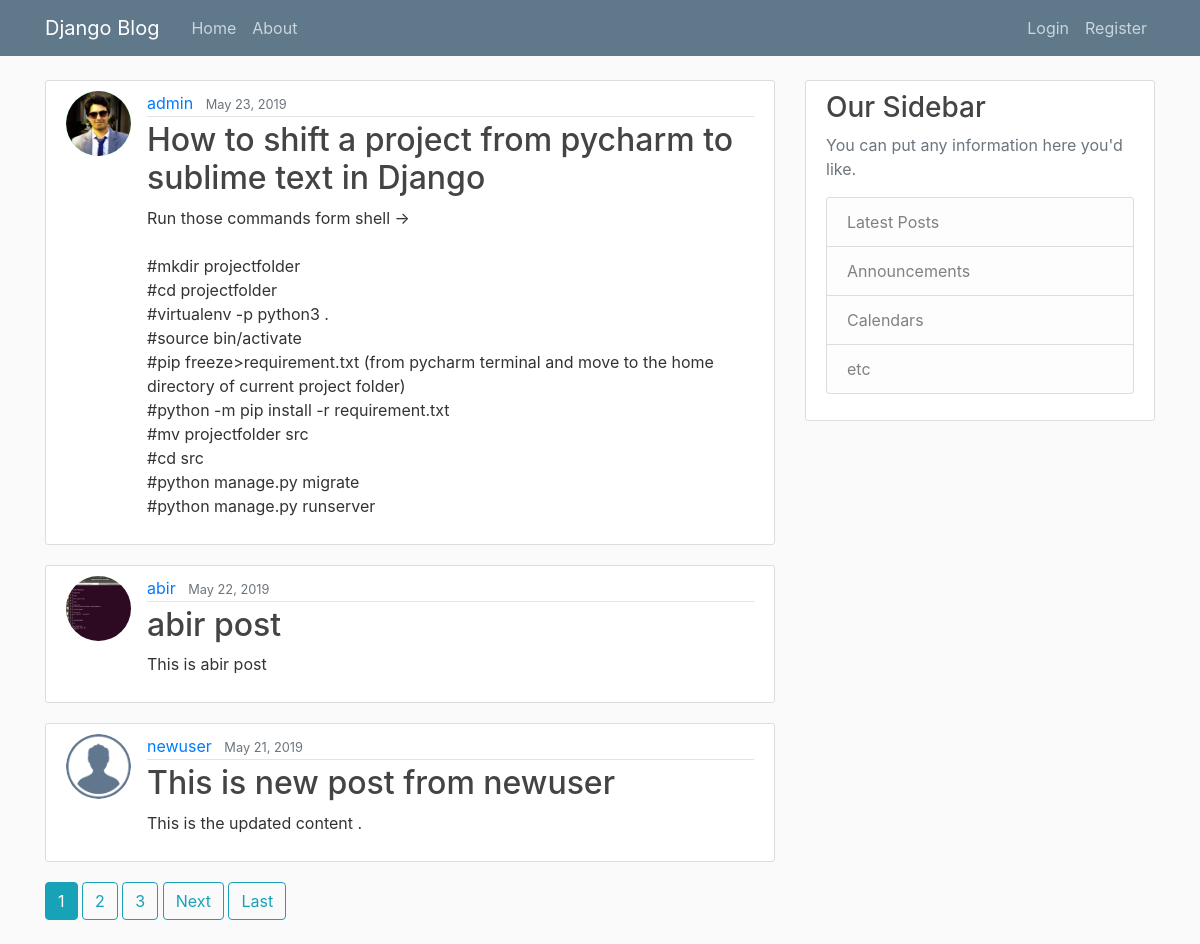
The page / on the database its author committed.
### blog/models.py (models this page shows, shortened)
class Post(models.Model):
    title= models.CharField(max_length=100)
    content= models.TextField()
    date_posted= models.DateTimeField(default=timezone.now)
    authors= models.ForeignKey(User,on_delete=models.CASCADE)

### users/models.py (models this page shows, shortened)
class Profile(models.Model):
    user=models.OneToOneField(User,on_delete=models.CASCADE)
    image=models.ImageField(default='default.png',upload_to='profile_pics')

### blog/views.py (the view)
# urls.py: path('', PostListView.as_view(), name='index'),
class PostListView(ListView):
    model = Post
    template_name = 'blog/index.html'
    context_object_name = 'posts'
    ordering = '-date_posted'
    paginate_by = 3

### blog/templates/blog/index.html (shortened to what this page needs)
{% extends 'blog/base.html' %}
{% block content %}
    {% for post in posts %}
        <article class="media content-section">
            <img class='rounded-circle article-img' src="{{ post.authors.profile.image.url }}" alt="">
            <div class="media-body">
                <div class="article-metadata">
                    <a class="mr-2" href="{% url 'user-posts' post.authors.username %}">{{ post.authors }}</a>
                    <small class="text-muted">{{ post.date_posted|date:"F d, Y" }}</small>
                </div>
                <h2><a class="article-title" href="{% url 'post-detail' post.id %}">{{ post.title }}</a></h2>
                <p class="article-content">{{ post.content }}</p>
            </div>
        </article>
    {% endfor %}
    {% if is_paginated %}
        {% for num in page_obj.paginator.page_range %}
            {% if page_obj.number == num %}
                <a class="btn btn-info mb-4" href="?page={{ num }}">{{ num }}</a>
            {% elif num > page_obj.number|add:'-3' and num < page_obj.number|add:'3' %}
                <a class="btn btn-outline-info mb-4" href="?page={{ num }}">{{ num }}</a>
            {% endif %}
        {% endfor %}
        {% if page_obj.has_next %}
            <a class="btn btn-outline-info mb-4" href="?page={{ page_obj.next_page_number }}">Next</a>
            <a class="btn btn-outline-info mb-4" href="?page={{ page_obj.paginator.num_pages }}">Last</a>
        {% endif %}
    {% endif %}
{% endblock content %}

### blog/static/blog/main.css (style rules this page uses)
body { background: #fafafa; color: #333333; margin-top: 5rem; }
h1, h2, h3, h4, h5, h6 { color: #444444; }
.content-section { background: #ffffff; padding: 10px 20px; border: 1px solid #dddddd; border-radius: 3px; margin-bottom: 20px; }
.article-title { color: #444444; }
.article-content { white-space: pre-line; }
.article-img { height: 65px; width: 65px; margin-right: 16px; }
.article-metadata { padding-bottom: 1px; margin-bottom: 4px; border-bottom: 1px solid #e3e3e3 }

### rows shown on the page
Post: authors.profile.image (picture), authors "admin", date_posted "May 23, 2019", title "How to shift a project from pycharm to sublime text in Django", content "Run those commands form shell -> #mkdir projectfolder #cd projectfolder #virtualenv -p python3 . #source bin/activate #pip freeze>requirement.txt (from pycharm terminal and move to the home directory of current project folder) #python -m pip install -r requirement.txt #mv projectfolder src #cd src #python manage.py migrate #python manage.py runserver"
Post: authors.profile.image (picture), authors "abir", date_posted "May 22, 2019", title "abir post", content "This is abir post"
Post: authors.profile.image (placeholder picture), authors "newuser", date_posted "May 21, 2019", title "This is new post from newuser", content "This is the updated content ."

### other values the page prints
{{ num }} "1"
{{ num }} "2" "3"
